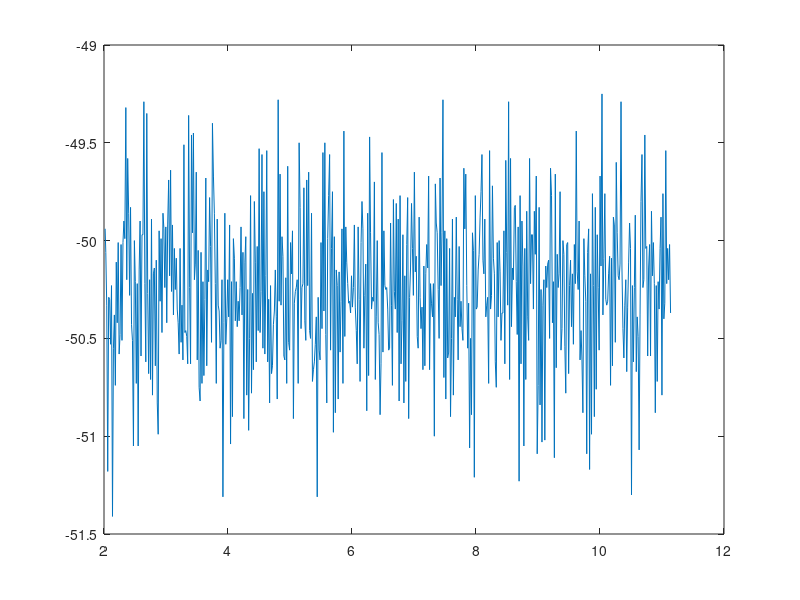

MATLAB code for this plot: (Note: this script raises an error after producing the figure.)
close all;
clear all;
clc;

Data1 = csvread('noMove15msContinuous2.csv');
Data1(:,2) = Data1(:,2);

Data1(:,1) = Data1(:,1)/1000;

plot(Data1(:,1),Data1(:,2))

figure;

format long

fs = 66.6;
fm = fs/2;
ns = 20000;
w = linspace(1,2*pi*fm,ns);
f = w/(2*pi);
wd = w/(2*fm);
s = tf('s');
z = tf('z');
H = 1.5340*10^9/(s^4+517.15*s^3+1.337235496*10^5*s^2+2.025521405*10^7*s+1.534053889*10^9);
%bodeplot(H)
%figure;
%% LOWPASS FILTER

  %Hs = (8.5009000*10^7*z^4+3.40036000*10^8*z^3+5.10054000*10^8*z^2+3.40036000*10^8*z+8.5009000*10^7)/(6.409741674*10^8*z^4+2.89405884*10^8*z^3+3.528825092*10^8*z^2+6.2981316*10^7*z+1.389052340*10^7)
  %Hs = (4.0996000*10^7*z^4+1.63984000*10^8*z^3+2.45976000*10^8*z^2+1.63984000*10^8*z+4.0996000*10^7)/(4.360218108*10^8*z^4+2.370653600*10^5*z^3+2.11920835*10^8*z^2+49717.36000*z+7.704136840*10^6)
%   30ms Hs = (4.099576169*10^7*z^4+1.639830468*10^8*z^3+2.459745701*10^8*z^2+1.639830468*10^8*z+4.099576169*10^7)/(3.08565976*10^8*z^4+1.400767645*10^8*z^3+1.700925742*10^8*z^2+3.049578912*10^7*z+6.701083335*10^6)
  Hs = (3.83500000*10^8*z^4+1.534000000*10^9*z^3+2.301000000*10^9*z^2+1.534000000*10^9*z+3.83500000*10^8)/(2.038443785*10^9*z^4+1.955484495*10^9*z^3+1.586493482*10^9*z^2+4.80579825*10^8*z+7.5213969*10^7)
  [num,den] = tfdata(Hs);
  num = num{1};%/(2.038e09);
  den = den{1};%/(2.038e09);
 %H = tf(num, den, 0.015, 'variable', 'z^-1')
%den

 H_freq = freqz(num, den, wd);
 magdb = 20*log10(abs(H_freq));

%bodeplot(Hs)
% 
%semilogx(f, magdb)
% 
% grid;
 %figure;

%% Test filter algorithm
BUF0 = 0;
BUF1 = 0;
BUF2 = 0;
BUF3 = 0;
BUF4 = 0;

a1 = 0.9595;
a2 = 0.7785;
a3 = 0.2358;
a4 = 0.03691;

b0 = 0.1882;
b1 = 0.7527;
b2 = 1.129;
b3 = 0.7527;
b4 = 0.1882;

input = Data1(:,2);
output = zeros(596,1);
for i=1:596
   BUF0 = input(i) - (a1*BUF1 + a2*BUF2 + a3*BUF3 + a4*BUF4);
   output(i) = BUF0*b0 + b1*BUF1 + b2*BUF2 + b3*BUF3 + b4*BUF4;
   BUF4 = BUF3;
   BUF3 = BUF2;
   BUF2 = BUF1;
   BUF1 = BUF0;
end

%plot(Data1(:,1),Data1(:,2), 'b',Data1(:,1),output, 'r')
% 
%  figure;
%scatter(Data1(:,2),output)

%% FFT without filter
% scatter(Data1(:,2),Data1(:,1));
% figure;
% % 
%  input = Data1(:,2);
% %  
% %  %input_fft = mag2db(abs(fft(input)));
%   input_fft = mag2db(2/length(input)*abs(fft(input)));
%   freq = linspace(0,66.6,length(input_fft));
% plot(freq,input_fft);
%  figure;
% spectrogram(input,hamming(20),19,100,40,'yaxis') %fft for hvert sekund (40)
% % 
%  figure;

%% Make it B-E-Autiful
%plot(Data1(:,1),Data1(:,2), 'b',Data1(:,1),output, 'r')
%plot(Data1(:,1),Data1(:,2)) %Original data
%bodemag(H)
%semilogx(f, magdb)
%plot(freq,input_fft)
%xlim([6.9 7])
%legend('Measured Data', 'Filter Data', 'Location', 'southeast' )
%semilogx(f, magdb)

%ylim([-51.5 -49])

bodeplot(Hs)

%Title and axis labels added

title('Measured Data Compared to Filtered Data Delay', 'fontsize', 13)
xlabel('Time [s]', 'fontsize', 12)
ylabel('Angle [\circ]','fontsize', 12)

%vline = line([6.914 6.914], [-51.5 -49]);
%set(vline, 'Color', [.3 .3 .3], 'LineWidth', 1, 'LineStyle', '--');
%vline = line([6.944 6.944], [-51.5 -49]);
%set(vline, 'Color', [.3 .3 .3], 'LineWidth', 1, 'LineStyle', '--');

grid on;
set(gca,'GridLineStyle',':', 'GridColor', 'k', 'GridAlpha', .6)

%% FFT with filter
 %inputfilter = output;

% %input_fft = mag2db(abs(fft(input)));
%  input_fft = mag2db(2/length(inputfilter)*abs(fft(inputfilter)));
%  freq = linspace(0,40,length(input_fft));
%  plot(freq,input_fft);
%  figure;
% spectrogram(output,hamming(20),19,100,40,'yaxis') %fft for hvert sekund (40)
% 
% %figure;

% %plot(Data1(:,2),Data1(:,1),Data1(:,2),output, 'r')
% %figure;

